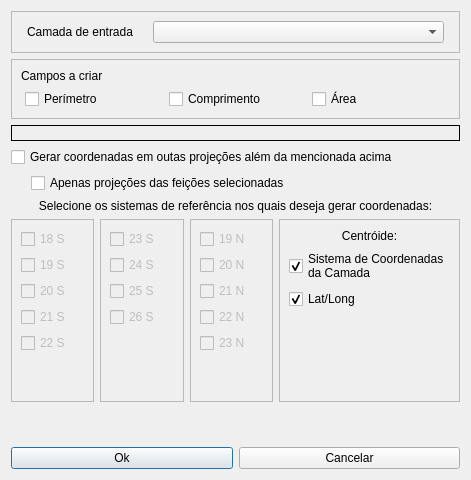
<?xml version="1.0" encoding="UTF-8"?>
<ui version="4.0">
 <class>Dialog</class>
 <widget class="QDialog" name="Dialog">
  <property name="geometry">
   <rect>
    <x>0</x>
    <y>0</y>
    <width>471</width>
    <height>480</height>
   </rect>
  </property>
  <property name="minimumSize">
   <size>
    <width>471</width>
    <height>480</height>
   </size>
  </property>
  <property name="maximumSize">
   <size>
    <width>471</width>
    <height>480</height>
   </size>
  </property>
  <property name="windowTitle">
   <string>Gerador de coordenadas e dimensões</string>
  </property>
  <layout class="QVBoxLayout" name="verticalLayout_8">
   <item>
    <widget class="QFrame" name="frame_2">
     <property name="frameShape">
      <enum>QFrame::StyledPanel</enum>
     </property>
     <property name="frameShadow">
      <enum>QFrame::Raised</enum>
     </property>
     <layout class="QVBoxLayout" name="verticalLayout_4">
      <item>
       <layout class="QHBoxLayout" name="layerHLayout_2">
        <property name="leftMargin">
         <number>6</number>
        </property>
        <property name="rightMargin">
         <number>6</number>
        </property>
        <item>
         <widget class="QLabel" name="label">
          <property name="maximumSize">
           <size>
            <width>120</width>
            <height>16777215</height>
           </size>
          </property>
          <property name="text">
           <string>Camada de entrada</string>
          </property>
          <property name="alignment">
           <set>Qt::AlignJustify|Qt::AlignVCenter</set>
          </property>
         </widget>
        </item>
        <item>
         <widget class="QgsMapLayerComboBox" name="mapLayerSelection"/>
        </item>
       </layout>
      </item>
     </layout>
    </widget>
   </item>
   <item>
    <widget class="QFrame" name="fieldsFrame">
     <property name="frameShape">
      <enum>QFrame::StyledPanel</enum>
     </property>
     <property name="frameShadow">
      <enum>QFrame::Raised</enum>
     </property>
     <layout class="QVBoxLayout" name="verticalLayout_9">
      <item>
       <layout class="QVBoxLayout" name="verticalLayout_3">
        <item>
         <widget class="QLabel" name="label_4">
          <property name="minimumSize">
           <size>
            <width>100</width>
            <height>0</height>
           </size>
          </property>
          <property name="text">
           <string>Campos a criar</string>
          </property>
         </widget>
        </item>
        <item>
         <layout class="QHBoxLayout" name="dimensionsHLayout">
          <property name="leftMargin">
           <number>4</number>
          </property>
          <item>
           <widget class="QCheckBox" name="checkBoxPer">
            <property name="enabled">
             <bool>true</bool>
            </property>
            <property name="text">
             <string>Perímetro</string>
            </property>
            <property name="checkable">
             <bool>true</bool>
            </property>
            <property name="checked">
             <bool>false</bool>
            </property>
            <property name="tristate">
             <bool>false</bool>
            </property>
           </widget>
          </item>
          <item>
           <widget class="QCheckBox" name="checkBoxLeng">
            <property name="text">
             <string>Comprimento</string>
            </property>
            <property name="checked">
             <bool>false</bool>
            </property>
           </widget>
          </item>
          <item>
           <widget class="QCheckBox" name="checkBoxArea">
            <property name="text">
             <string>Área</string>
            </property>
            <property name="checked">
             <bool>false</bool>
            </property>
           </widget>
          </item>
         </layout>
        </item>
       </layout>
      </item>
     </layout>
    </widget>
   </item>
   <item>
    <widget class="QLabel" name="zoneLabel">
     <property name="frameShape">
      <enum>QFrame::Box</enum>
     </property>
     <property name="text">
      <string/>
     </property>
     <property name="alignment">
      <set>Qt::AlignCenter</set>
     </property>
    </widget>
   </item>
   <item>
    <layout class="QVBoxLayout" name="verticalLayout_2">
     <item>
      <widget class="QCheckBox" name="checkBoxCoord">
       <property name="enabled">
        <bool>true</bool>
       </property>
       <property name="text">
        <string>Gerar coordenadas em outas projeções além da mencionada acima</string>
       </property>
       <property name="checkable">
        <bool>true</bool>
       </property>
       <property name="checked">
        <bool>false</bool>
       </property>
       <property name="tristate">
        <bool>false</bool>
       </property>
      </widget>
     </item>
     <item>
      <layout class="QHBoxLayout" name="horizontalLayout">
       <property name="leftMargin">
        <number>20</number>
       </property>
       <item>
        <widget class="QCheckBox" name="checkBoxSelected">
         <property name="layoutDirection">
          <enum>Qt::LeftToRight</enum>
         </property>
         <property name="text">
          <string>Apenas projeções das feições selecionadas</string>
         </property>
        </widget>
       </item>
      </layout>
     </item>
     <item>
      <widget class="QLabel" name="label_5">
       <property name="sizeIncrement">
        <size>
         <width>0</width>
         <height>0</height>
        </size>
       </property>
       <property name="text">
        <string>Selecione os sistemas de referência nos quais deseja gerar coordenadas:</string>
       </property>
       <property name="alignment">
        <set>Qt::AlignCenter</set>
       </property>
      </widget>
     </item>
     <item>
      <layout class="QHBoxLayout" name="horizontalLayout_4">
       <item>
        <widget class="QFrame" name="zoneFrame1">
         <property name="enabled">
          <bool>false</bool>
         </property>
         <property name="sizePolicy">
          <sizepolicy hsizetype="Expanding" vsizetype="Expanding">
           <horstretch>0</horstretch>
           <verstretch>0</verstretch>
          </sizepolicy>
         </property>
         <property name="frameShape">
          <enum>QFrame::StyledPanel</enum>
         </property>
         <property name="frameShadow">
          <enum>QFrame::Raised</enum>
         </property>
         <layout class="QVBoxLayout" name="verticalLayout">
          <item>
           <widget class="QCheckBox" name="checkBox_18S">
            <property name="text">
             <string>18 S</string>
            </property>
           </widget>
          </item>
          <item>
           <widget class="QCheckBox" name="checkBox_19S">
            <property name="text">
             <string>19 S</string>
            </property>
           </widget>
          </item>
          <item>
           <widget class="QCheckBox" name="checkBox_20S">
            <property name="text">
             <string>20 S</string>
            </property>
           </widget>
          </item>
          <item>
           <widget class="QCheckBox" name="checkBox_21S">
            <property name="text">
             <string>21 S</string>
            </property>
           </widget>
          </item>
          <item>
           <widget class="QCheckBox" name="checkBox_22S">
            <property name="text">
             <string>22 S</string>
            </property>
           </widget>
          </item>
          <item>
           <spacer name="verticalSpacer_2">
            <property name="orientation">
             <enum>Qt::Vertical</enum>
            </property>
            <property name="sizeHint" stdset="0">
             <size>
              <width>20</width>
              <height>40</height>
             </size>
            </property>
           </spacer>
          </item>
         </layout>
         <zorder>checkBox_21S</zorder>
         <zorder>checkBox_20S</zorder>
         <zorder>checkBox_19S</zorder>
         <zorder>checkBox_18S</zorder>
         <zorder>checkBox_22S</zorder>
         <zorder>verticalSpacer_2</zorder>
        </widget>
       </item>
       <item>
        <widget class="QFrame" name="zoneFrame2">
         <property name="enabled">
          <bool>false</bool>
         </property>
         <property name="sizePolicy">
          <sizepolicy hsizetype="Expanding" vsizetype="Expanding">
           <horstretch>0</horstretch>
           <verstretch>0</verstretch>
          </sizepolicy>
         </property>
         <property name="frameShape">
          <enum>QFrame::StyledPanel</enum>
         </property>
         <property name="frameShadow">
          <enum>QFrame::Raised</enum>
         </property>
         <layout class="QVBoxLayout" name="verticalLayout_7">
          <item>
           <widget class="QCheckBox" name="checkBox_23S">
            <property name="text">
             <string>23 S</string>
            </property>
           </widget>
          </item>
          <item>
           <widget class="QCheckBox" name="checkBox_24S">
            <property name="text">
             <string>24 S</string>
            </property>
           </widget>
          </item>
          <item>
           <widget class="QCheckBox" name="checkBox_25S">
            <property name="text">
             <string>25 S</string>
            </property>
           </widget>
          </item>
          <item>
           <widget class="QCheckBox" name="checkBox_26S">
            <property name="text">
             <string>26 S</string>
            </property>
           </widget>
          </item>
          <item>
           <spacer name="verticalSpacer_4">
            <property name="orientation">
             <enum>Qt::Vertical</enum>
            </property>
            <property name="sizeHint" stdset="0">
             <size>
              <width>20</width>
              <height>40</height>
             </size>
            </property>
           </spacer>
          </item>
         </layout>
        </widget>
       </item>
       <item>
        <widget class="QFrame" name="zoneFrame3">
         <property name="enabled">
          <bool>false</bool>
         </property>
         <property name="sizePolicy">
          <sizepolicy hsizetype="Expanding" vsizetype="Expanding">
           <horstretch>0</horstretch>
           <verstretch>0</verstretch>
          </sizepolicy>
         </property>
         <property name="frameShape">
          <enum>QFrame::StyledPanel</enum>
         </property>
         <property name="frameShadow">
          <enum>QFrame::Raised</enum>
         </property>
         <layout class="QVBoxLayout" name="verticalLayout_5">
          <item>
           <widget class="QCheckBox" name="checkBox_19N">
            <property name="text">
             <string>19 N</string>
            </property>
           </widget>
          </item>
          <item>
           <widget class="QCheckBox" name="checkBox_20N">
            <property name="text">
             <string>20 N</string>
            </property>
           </widget>
          </item>
          <item>
           <widget class="QCheckBox" name="checkBox_21N">
            <property name="text">
             <string>21 N</string>
            </property>
           </widget>
          </item>
          <item>
           <widget class="QCheckBox" name="checkBox_22N">
            <property name="text">
             <string>22 N</string>
            </property>
           </widget>
          </item>
          <item>
           <widget class="QCheckBox" name="checkBox_23N">
            <property name="text">
             <string>23 N</string>
            </property>
           </widget>
          </item>
          <item>
           <spacer name="verticalSpacer_5">
            <property name="orientation">
             <enum>Qt::Vertical</enum>
            </property>
            <property name="sizeHint" stdset="0">
             <size>
              <width>20</width>
              <height>40</height>
             </size>
            </property>
           </spacer>
          </item>
         </layout>
        </widget>
       </item>
       <item>
        <widget class="QFrame" name="pointFrame">
         <property name="enabled">
          <bool>true</bool>
         </property>
         <property name="sizePolicy">
          <sizepolicy hsizetype="Expanding" vsizetype="Expanding">
           <horstretch>0</horstretch>
           <verstretch>0</verstretch>
          </sizepolicy>
         </property>
         <property name="frameShape">
          <enum>QFrame::StyledPanel</enum>
         </property>
         <property name="frameShadow">
          <enum>QFrame::Raised</enum>
         </property>
         <layout class="QVBoxLayout" name="verticalLayout_6">
          <item>
           <widget class="QLabel" name="label_2">
            <property name="text">
             <string>Centróide:</string>
            </property>
            <property name="alignment">
             <set>Qt::AlignCenter</set>
            </property>
           </widget>
          </item>
          <item>
           <widget class="QCheckBox" name="checkBoxCentlayerCrs">
            <property name="text">
             <string>Sistema de Coordenadas 
da Camada</string>
            </property>
            <property name="checked">
             <bool>true</bool>
            </property>
           </widget>
          </item>
          <item>
           <widget class="QCheckBox" name="checkBoxCentlatLong">
            <property name="text">
             <string>Lat/Long</string>
            </property>
            <property name="checked">
             <bool>true</bool>
            </property>
           </widget>
          </item>
          <item>
           <spacer name="verticalSpacer_6">
            <property name="orientation">
             <enum>Qt::Vertical</enum>
            </property>
            <property name="sizeHint" stdset="0">
             <size>
              <width>20</width>
              <height>40</height>
             </size>
            </property>
           </spacer>
          </item>
         </layout>
        </widget>
       </item>
      </layout>
     </item>
     <item>
      <spacer name="verticalSpacer">
       <property name="orientation">
        <enum>Qt::Vertical</enum>
       </property>
       <property name="sizeHint" stdset="0">
        <size>
         <width>20</width>
         <height>40</height>
        </size>
       </property>
      </spacer>
     </item>
    </layout>
   </item>
   <item>
    <layout class="QHBoxLayout" name="horizontalLayout_2">
     <item>
      <widget class="QPushButton" name="okButton">
       <property name="text">
        <string>Ok</string>
       </property>
      </widget>
     </item>
     <item>
      <widget class="QPushButton" name="cancelButton">
       <property name="text">
        <string>Cancelar</string>
       </property>
      </widget>
     </item>
    </layout>
   </item>
  </layout>
 </widget>
 <customwidgets>
  <customwidget>
   <class>QgsMapLayerComboBox</class>
   <extends>QComboBox</extends>
   <header>qgsmaplayercombobox.h</header>
  </customwidget>
 </customwidgets>
 <resources/>
 <connections/>
</ui>
